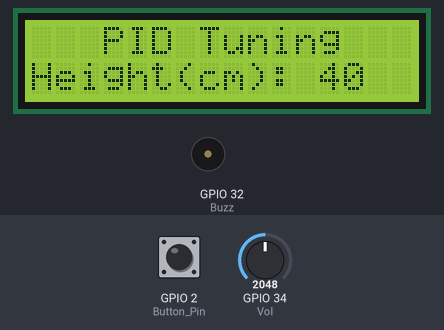
The program below on a simulated ESP32. On the bench: 16×2 character LCD, buzzer (waves = sounding). The inputs (shaded band) are chosen by the test bench; at power-on: GPIO 2 (Button_Pin) LOW, GPIO 34 (Vol) = 2048. WiFi joins after 1.5 s; servers stay silent unless stated; no MQTT or app messages arrive unless stated.

Above: at 3.9 s.
4.0 s: GPIO 2 (Button_Pin) pulled HIGH for 0.15 s
At 4.23 s:
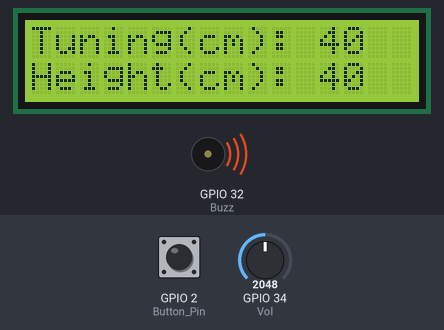
4.7 s: GPIO 34 (Vol) set to 491
At 5.6 s:
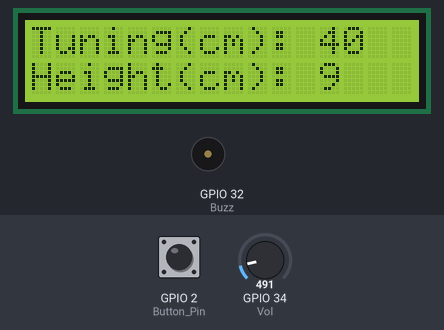
7.6 s: GPIO 34 (Vol) set to 0
At 8.1 s:
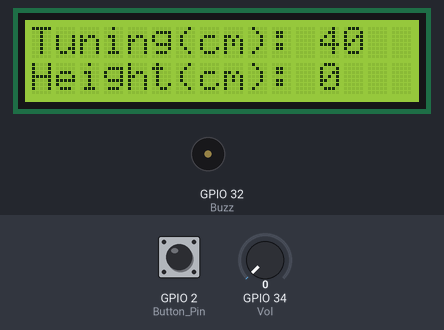
9.4 s: GPIO 34 (Vol) set to 1228
At 9.83 s:
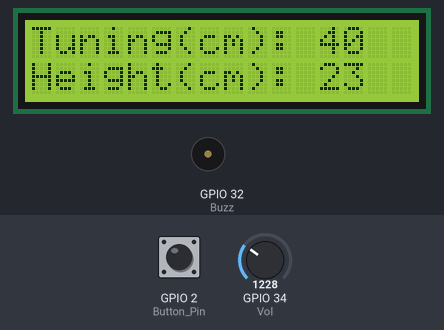
Timing chart, 0 to 12.1 s (numbered marks = the images above; inputs shaded):
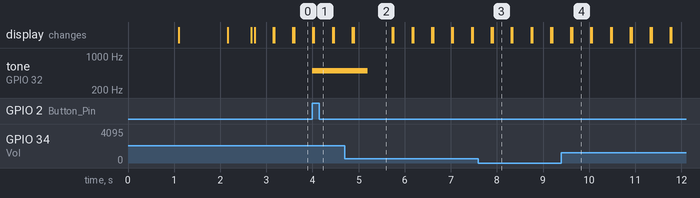

Measured:
- after the input at 4.0 s, tone on GPIO 32 (Buzz): silent → 500 Hz at once; the display: first differs from a run without the input at once (image 1)
- after the input at 4.7 s, the display: first differs from a run without the input after 0.19 s (image 2)
- after the input at 7.6 s, the display: first differs from a run without the input after 0.31 s (image 3)
- after the input at 9.4 s, the display: first differs from a run without the input after 0.23 s (image 4)
- what the display in image 2 shows lasts 0.8 s, from 4.9 s to 5.7 s
- what the display in image 3 shows lasts 0.4 s, from 7.9 s to 8.3 s

The program:

main.cpp
```cpp
//// Assign library for base box control project
#include <Arduino.h>
#include <LiquidCrystal_I2C.h>
#include <MQTT.h>
#include <WiFi.h>

//// Assign pin of actuator and variable
#define Button_Pin   2
#define Buzz 32
#define Vol     34
boolean sent = false;
boolean wait = false;
String msg;
String pre_msg;

//// Config topic from library
LiquidCrystal_I2C lcd(0x27, 16, 2); // set up LCD-I2C 16 Col 2 Row
WiFiClient net;
MQTTClient client;

//// Config wifi path
const char ssid[] = "@JumboPlusIoT";
const char pass[] = "12345678";

//// Config sever path
const char mqtt_broker[]="test.mosquitto.org";
const char mqtt_topic[]="project1.21/heights";
const char mqtt_sub[]="project1.21/#";
const char mqtt_client_id[]="arduino_project_1.21"; // must change this string to a unique value
int MQTT_PORT=1883;

//// Function Topic
void connect();
void messageReceived(String &topic, String &payload);
void task_arduino(void *arg);

//// Setup command
void setup(){
  Serial.begin(9600);
  pinMode(Vol,INPUT);
  pinMode(Button_Pin,INPUT);
	lcd.init();
	lcd.backlight();
  WiFi.begin(ssid, pass);
  client.begin(mqtt_broker, MQTT_PORT, net);
  client.onMessage(messageReceived);
  connect();

  //// Method for using multicore esp32
  xTaskCreatePinnedToCore(
      task_arduino,
      "Task1",
      8192,
      NULL,
      0,
      NULL,
      0);
}

void loop(){
  // connect client
  client.loop();
  if(!client.connected()){
    connect();
  }

  // Interface running while get high level for tuning
  if(!sent && !wait){
    lcd.setCursor(3,0);
    lcd.print("PID Tuning");
    lcd.setCursor(0,1);
    lcd.print("Height(cm): ");
    lcd.setCursor(12,1);
    lcd.print(String(map(analogRead(Vol), 0, 4095, 0, 80)));
  }

  // Interface running while tuning and showwing tuning point and current heights msg for tuning from base box
  if(wait){
    lcd.setCursor(0,0);
    lcd.print("Tuning(cm): "+msg);
    lcd.setCursor(0,1);
    lcd.print("Height(cm): "+String(map(analogRead(Vol), 0, 4095, 0, 80)));
  }
  delay(400);
  lcd.clear();
}

// Function detail
void connect()
{
  // Connect Wifi screen
  int i = 0;
  if(WiFi.status() == WL_CONNECTED){
    lcd.clear();
    i = 0;
    lcd.setCursor(1,0);
    lcd.print("Connected WIFI");
    delay(500);
    lcd.clear();
  }
  while (WiFi.status() != WL_CONNECTED)
  {
    lcd.setCursor(1,0);
    lcd.print("ConnectingWIFI");
    lcd.setCursor(i,1);
    lcd.print(".");
    i++;
    if(i>15){
      i = 0;
      lcd.clear();
    }
    delay(1000);
  }
  // Connect client
  if(client.connect(mqtt_client_id)){
    lcd.clear();
    i = 0;
    lcd.setCursor(0,0);
    lcd.print("Connected Client");
    delay(500);
    lcd.clear();
  }
  while (!client.connect(mqtt_client_id))
  {
    lcd.setCursor(0,0);
    lcd.print("ConnectingClient");
    lcd.setCursor(i,1);
    lcd.print(".");
    i++;
    if(i>15){
      i = 0;
      lcd.clear();
    }
    delay(1000);
  }
  // connect topic subscribe of mqtt
  client.subscribe(mqtt_sub);
}

void messageReceived(String &topic, String &payload)
{
  // get payload from heights to showing tuning stat from both of base box and server control(Node-red)
  if(String(topic)=="project1.21/heights"){
    if(pre_msg!=payload && payload.toInt()>=0){
      pre_msg = payload;
      msg = payload;
      wait = true;
    }
  }
  // get payload from distance to alert completed tuning
  if(String(topic)=="project1.21/distance"){
    if(payload==msg && wait){
      lcd.clear();
      lcd.setCursor(6,1);
      lcd.print("Done");
      delay(1000);
      wait = false;
    }
  }
}

//// task for multicore function
void task_arduino(void *arg)
{
  while (1)
  {
    if(digitalRead(Button_Pin) && !sent && !wait){
      tone(Buzz, 500, 1200);
      sent = true;
      msg = String(map(analogRead(Vol), 0, 4095, 0, 80));
    }
    if(sent){
      client.publish(mqtt_topic, msg);
      sent = false;
      wait = true;
    }
  }
}
```
